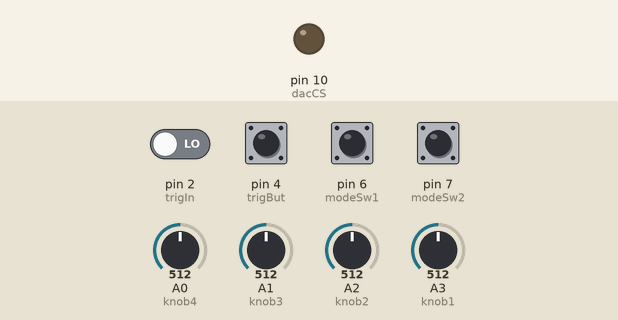
The sketch below on a simulated Arduino Uno, built with avr-gcc and run on an emulated ATmega328P. Parts: output pins drawn as LEDs (lit = HIGH). The inputs (shaded band) are chosen by the test bench; at power-on: pin 6 (modeSw1) HIGH, pin 2 (trigIn), pin 4 (trigBut), pin 7 (modeSw2) LOW, A0 (knob4) = 512, A1 (knob3) = 512, A2 (knob2) = 512, A3 (knob1) = 512.

Above: at 0.01 s.
At 1.2 s:
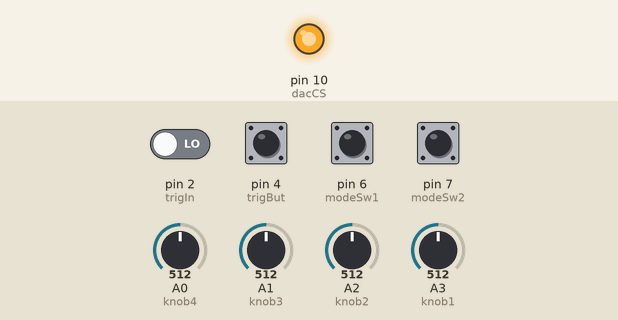
1.3 s: pin 6 (modeSw1) pulled LOW for 1 s
At 2.5 s:
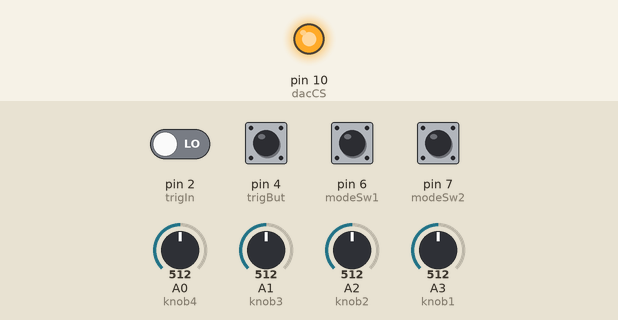
Timing chart, 0 to 4.3 s (numbered marks = the images above; inputs shaded):
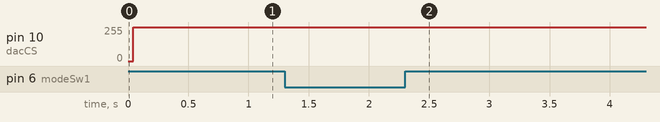

The sketch:

PureADSR.ino
```cpp
/*

GMSN Pure ADSR v20170915
Rob Spencer 2017
cc-by 4.0

Full Open Source Documentation at https://gmsn.co.uk/pure-adsr including hardware files, Bill of Materials, Mouser Cart and Help Videos

For more indepth build and general support chat, join us at the GMSN! Synth Design Slack: https://join.slack.com/t/gmsnsynthdesign/shared_invite/MjE0NzM1ODc3NDkyLTE1MDA0NTI1MTItODQ3MDM4OTdlYw

*/

#include "SPI.h"

//Setup pin variables
const byte dacCS = 10;
const byte trigIn = 2;
const byte trigBut = 4;
const byte modeSw1 = 6;
const byte modeSw2 = 7;

const byte knob1 = A3;
const byte knob2 = A2;
const byte knob3 = A1;
const byte knob4 = A0;

//Setup envelope variable
float aPot, aCoeff, enVal = 0, dPot, dCoeff, sPot, sCoeff, sVal, rPot, rCoeff, onPot, offPot;

//Setup state variables
boolean gate = 0, rising = 0;
byte mode, phase = 0;
int trapOnCount = 0, trapOffCount = 0;

//Setup switch debounce variables
int buttonState, lastButtonState = HIGH;
unsigned long lastDebounceTime = 0, debounceDelay = 50;


void setup() {

  //Start DAC Comms
  SPI.begin();
  SPI.setBitOrder(MSBFIRST);

  //Configure Pins
  pinMode(dacCS, OUTPUT); //DAC CS
  pinMode(trigIn, INPUT); //TRIGGER IN
  pinMode(trigBut, INPUT); //Button
  pinMode(modeSw1, INPUT); //MODE SW1
  pinMode(modeSw2, INPUT); //MODE SW2
  digitalWrite(dacCS, HIGH);

  /*Attach Interupt for Trigger / Gate in. The button also calls this routine but is polled in the main loop() rather than attached to an interrupt,
  the hardware design does have it connected to an interrupt pin as well, but during an Interrupt call the millis() function is disabled, which interferes with the debouce routine,
  hence having the button polled*/
  attachInterrupt(digitalPinToInterrupt(trigIn), gateOn, FALLING);

}

void loop() {

  /*The main loop() llops round continuously, everytime it goes round it calculates the current envelope value and writes it to the DAC.
    There's some logic to figure out what Mode it's in and what phase it's in, which tell's it whether it should be calculating an attack value, etc.
    Modes dependant on the Mode Switch. 1 = ADSR, 2 = AR, 3 = Looping Trapizoidal.*/

  //Poll the Mode switch to set the mode
  if (digitalRead(modeSw2) == HIGH) {
    mode = 1;
  } else if (digitalRead(modeSw1) == LOW && digitalRead(modeSw2) == LOW) {
    mode = 2;
  } else {
    mode = 3;
  }

  /* The flow through the phases are dependent on what mode the module is in.
  ADSR:
    Phase 1 = Attack
    Phase 2 = Decay to sustain
    Phase 3 = Release

    In this mode, the lack of a Gate In or the Button not being down, moves the modules into the Release Phase.
    So in performance terms, a Gate On moves through Attack, Decay and holds at the Sustain Level.
    When the Gate is removed, say by taking a finger off the key on the keyboard, the envelope moves into Release.

    This is the only mode which use the Gate, the other two treat the leading edge of the Gate as a Trigger.
    Any new Gate or Trigger will restart the envelope from zero.

  AR:
    Phase 1 = Attack
    Phase 3 = Release

    The leading edge of a Gate or Trigger starts the Attack phase, once the envelope reaches the max value, it moves into the Release Phase.
    The Gate or Trigger has no other function, accept to start the envelope running. Any new Gate or Trigger will restart the envelope from zero.

  Trap:
    Phase 1 = Attack
    Phase 4 = On
    Phase 3 = Release
    Phase 5 = Off

    The phase numbers are intetionally out of sequence. Ideally the Trap phases would be 4, 5, 6 & 7, however the Attack and Release are re-used, so it made sense to do it this way.

    The Trap mode loops round, so it can be shaped as some sort of weird LFO, all phases can be taken down to ultashort and snappy or ultralong, over 8 minutes for each phase.
    With all controls set to minimum, the envelope will cycle so quickly it is in the audio range, so crazy waveforms can be created. Set all controls to near maximum and long plus 30 min
    envelopes can be used for evolving patches.

   Phase Control Logic
     The mechanics of each phase have been kept seperate from the control logic, with each phase having it's own function.
     The control logic is a simple switch() statement that reads which phase the envelope is in, enters that function, does the envelope value calculation and writes the value to the DAC.

    */


    //Control logic which calls the functions
  switch (phase) {

    //Phase 0 is idle, but if it's in the Trap mode it kicks it back into the Attack phase.
    case 0:
      if (mode == 3){
        phase = 1;
      }
      break;

    //Attack Phase with some logic to kick it into the correct next phase depending on the Mode.
    case 1:
      attack();

      if (enVal >= 4095) {
        switch (mode) {
          case 1:
            phase = 2;
            break;

          case 2:
            phase = 3;
            break;

          case 3:
            phase = 4;
            break;
        }
      }

      if (mode == 1 && digitalRead(trigBut) == HIGH && digitalRead(trigIn) == HIGH) {
        phase = 3;
      }
      break;

    //Decay to Sustain Phase.
    case 2:
      decaySustain();
      if (mode == 1 && digitalRead(trigBut) == HIGH && digitalRead(trigIn) == HIGH) {
        phase = 3;
      }
      break;

    //Release Phase. If it's in ADSR or AR mode, then knob 4 is the Release. If it's in Trap mode, then it's knob 3.
    case 3:
      if (mode == 3) {
        releasePhase(knob3);
      } else {
        releasePhase(knob4);
      }
      if (enVal < 100) {
        enVal = 0;
        if (mode == 3) {
          phase = 5;
        } else {
          phase = 0;
        }
      }
      break;

    //Phase 4, Trap On
    case 4:
      trapOn();
      break;

    //Phase 5, Trap Off
    case 5:
      trapOff();
      break;
  }


  //Poll Trigger Button, debounce, initialise Up phase
  trigButton();
}

void attack() {
  aPot = fscale(0, 1024, 3000, 0, analogRead(knob1), 10);
  //aPot = map(analogRead(knob1), 0, 1024, 4096, 0);
  if (aPot > 2999) {
    enVal = 4095;
  } else {
    float aCoeff = aPot / 16384;
    enVal += aCoeff * (4095 - enVal);
    if (enVal > 4090) {
      enVal = 4095;
    }
  }
  mcpWrite((int)enVal);
}

void decaySustain() {
  dPot = fscale(0, 1024, 1024, 0, analogRead(knob2), 10);
  float dCoeff = dPot / 16384;
  sPot = map(analogRead(knob3), 0, 1024, 0, 4096);
  enVal += dCoeff * (sPot - enVal);
  mcpWrite((int)enVal);
}

void releasePhase(byte knob) {
  rPot = fscale(0, 1024, 100, 0, analogRead(knob), 10);
  //rPot = map(analogRead(A0), 0, 1024, 80, -0);
  //float rCoeff = rPot / 16384;
  float rCoeff = rPot / 1024;
  enVal += rCoeff * (1 - enVal);
  mcpWrite((int)enVal);
}

void trapOn() {
  mcpWrite((int)enVal);
  onPot = fscale(0, 1024, 0, 30000, analogRead(knob2), -7);
  if (trapOnCount >= onPot) {
    trapOnCount = 0;
    phase = 3;
  } else {
    trapOnCount++;
  }
}

void trapOff() {
  mcpWrite((int)enVal);
  offPot = fscale(0, 1024, 0, 30000, analogRead(knob4), -7);
  if (trapOffCount >= offPot) {
    trapOffCount = 0;
    phase = 1;
  } else {
    trapOffCount++;
  }
}


/*Debounce routine for the switch. Switches are very noises when they are switching.
When you press a switch, the mechanism can "bounce" on, off, on, off, on, etc, in the space of a few milliseconds.
This debounce function removes the noise.*/
void trigButton() {
  int reading = digitalRead(trigBut);

  if ((millis() - lastDebounceTime) > debounceDelay) {

    if (reading != buttonState) {
      buttonState = reading;
      if (buttonState == LOW) {
        gateOn();
        lastDebounceTime = millis();
      }
    }
  }
  lastButtonState = reading;
}

//Interrupt routine for rising edge of Gate
void gateOn() {
  if (phase == 1){
    enVal = 1;
  } else {
    phase = 1;
  }
  trapOffCount = 0;
  trapOnCount = 0;
}

/*Writing to the DAC.
The whole purpose of the module is to output a voltage envelope. That voltage then controls another module, such as a VCA or a filter.
In order to get that voltage out, we need to convert the value of the "envValue" variable into a voltage, which is done by a Digital to Analogue Converter, or DAC for short.
The function below send envValue to the DAC for conversion to the analogue voltage.
0 = Off 4095 = Full on.*/
void mcpWrite(int value) {

  //CS
  digitalWrite(10, LOW);

  //DAC1 write

  //set top 4 bits of value integer to data variable
  byte data = value >> 8;
  data = data & B00001111;
  data = data | B00110000;
  SPI.transfer(data);

  data = value;
  SPI.transfer(data);

  // Set digital pin 10 HIGH
  digitalWrite(10, HIGH);
}
```

fscale.ino
```cpp
float fscale( float originalMin, float originalMax, float newBegin, float newEnd, float inputValue, float curve){

  float OriginalRange = 0;
  float NewRange = 0;
  float zeroRefCurVal = 0;
  float normalizedCurVal = 0;
  float rangedValue = 0;
  boolean invFlag = 0;


  // condition curve parameter
  // limit range

  if (curve > 10) curve = 10;
  if (curve < -10) curve = -10;

  curve = (curve * -.1) ; // - invert and scale - this seems more intuitive - postive numbers give more weight to high end on output
  curve = pow(10, curve); // convert linear scale into lograthimic exponent for other pow function

  /*
   Serial.println(curve * 100, DEC);   // multply by 100 to preserve resolution
   Serial.println();
   */

  // Check for out of range inputValues
  if (inputValue < originalMin) {
    inputValue = originalMin;
  }
  if (inputValue > originalMax) {
    inputValue = originalMax;
  }

  // Zero Refference the values
  OriginalRange = originalMax - originalMin;

  if (newEnd > newBegin){
    NewRange = newEnd - newBegin;
  }
  else
  {
    NewRange = newBegin - newEnd;
    invFlag = 1;
  }

  zeroRefCurVal = inputValue - originalMin;
  normalizedCurVal  =  zeroRefCurVal / OriginalRange;   // normalize to 0 - 1 float

  /*
  Serial.print(OriginalRange, DEC);
   Serial.print("   ");
   Serial.print(NewRange, DEC);
   Serial.print("   ");
   Serial.println(zeroRefCurVal, DEC);
   Serial.println();
   */

  // Check for originalMin > originalMax  - the math for all other cases i.e. negative numbers seems to work out fine
  if (originalMin > originalMax ) {
    return 0;
  }

  if (invFlag == 0){
    rangedValue =  (pow(normalizedCurVal, curve) * NewRange) + newBegin;

  }
  else     // invert the ranges
  {
    rangedValue =  newBegin - (pow(normalizedCurVal, curve) * NewRange);
  }

  return rangedValue;
}
```

Measured:
- after the input at 1.3 s, pin 10 (dacCS): 252/255 → 255/255 after 0.66 s
